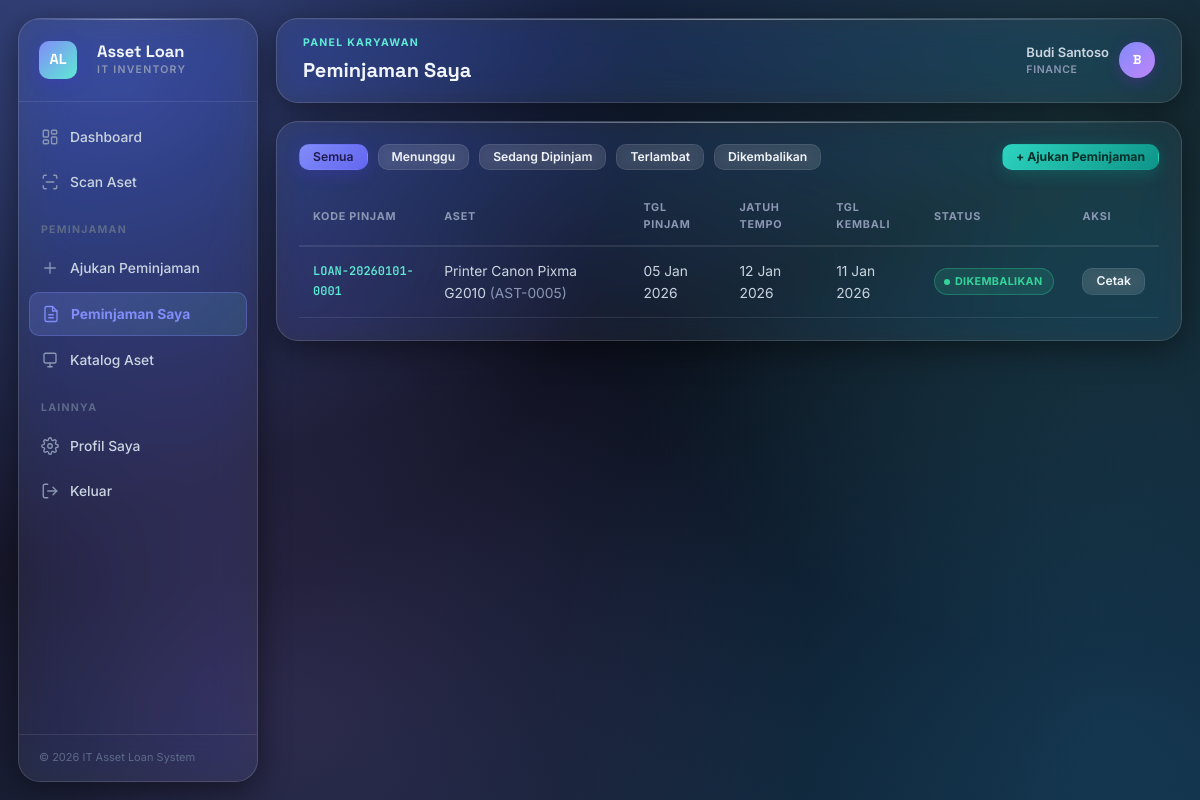
Screenshot of /my_loans.php (signed in) with the database file from the repository.
### tables this page shows
CREATE TABLE users (
    id INT AUTO_INCREMENT PRIMARY KEY,
    nik VARCHAR(30) UNIQUE NOT NULL,
    name VARCHAR(100) NOT NULL,
    email VARCHAR(100) UNIQUE NOT NULL,
    password VARCHAR(255) NOT NULL,
    department VARCHAR(100) DEFAULT NULL,
    phone VARCHAR(30) DEFAULT NULL,
    role ENUM('admin','employee') NOT NULL DEFAULT 'employee',
    status ENUM('active','inactive') NOT NULL DEFAULT 'active',
    created_at TIMESTAMP DEFAULT CURRENT_TIMESTAMP,
    updated_at TIMESTAMP DEFAULT CURRENT_TIMESTAMP ON UPDATE CURRENT_TIMESTAMP
);

CREATE TABLE loans (
    id INT AUTO_INCREMENT PRIMARY KEY,
    loan_code VARCHAR(50) UNIQUE NOT NULL,
    asset_id INT NOT NULL,
    user_id INT NOT NULL,
    purpose TEXT NOT NULL,
    loan_date DATE NOT NULL,
    due_date DATE NOT NULL,
    return_date DATE DEFAULT NULL,
    condition_on_loan ENUM('good','minor_damage','major_damage') NOT NULL DEFAULT 'good',
    condition_on_return ENUM('good','minor_damage','major_damage') DEFAULT NULL,
    status ENUM('pending','approved','rejected','active','returned','overdue') NOT NULL DEFAULT 'pending',
    approved_by INT DEFAULT NULL,
    approved_at DATETIME DEFAULT NULL,
    rejection_reason VARCHAR(255) DEFAULT NULL,
    return_notes TEXT DEFAULT NULL,
    received_by INT DEFAULT NULL,
    created_at TIMESTAMP DEFAULT CURRENT_TIMESTAMP,
    updated_at TIMESTAMP DEFAULT CURRENT_TIMESTAMP ON UPDATE CURRENT_TIMESTAMP,
    FOREIGN KEY (asset_id) REFERENCES assets(id) ON DELETE RESTRICT,
    FOREIGN KEY (user_id) REFERENCES users(id) ON DELETE RESTRICT,
    FOREIGN KEY (approved_by) REFERENCES users(id) ON DELETE SET NULL,
    FOREIGN KEY (received_by) REFERENCES users(id) ON DELETE SET NULL
);

CREATE TABLE assets (
    id INT AUTO_INCREMENT PRIMARY KEY,
    asset_code VARCHAR(50) UNIQUE NOT NULL,
    name VARCHAR(150) NOT NULL,
    category_id INT NOT NULL,
    brand VARCHAR(100) DEFAULT NULL,
    serial_number VARCHAR(150) DEFAULT NULL,
    specification TEXT DEFAULT NULL,
    purchase_date DATE DEFAULT NULL,
    condition_status ENUM('good','minor_damage','major_damage') NOT NULL DEFAULT 'good',
    status ENUM('available','on_loan','maintenance','retired') NOT NULL DEFAULT 'available',
    photo VARCHAR(255) DEFAULT NULL,
    notes TEXT DEFAULT NULL,
    created_at TIMESTAMP DEFAULT CURRENT_TIMESTAMP,
    updated_at TIMESTAMP DEFAULT CURRENT_TIMESTAMP ON UPDATE CURRENT_TIMESTAMP,
    FOREIGN KEY (category_id) REFERENCES categories(id) ON DELETE RESTRICT
);

### my_loans.php (the view, shortened to what this page needs)
<?php
require_once __DIR__ . '/includes/functions.php';
$conn = getConnection();
$userId = $_SESSION['user_id'];
$statusFilter = $_GET['status'] ?? '';
$where = "WHERE l.user_id = ?";
$params = [$userId];
$types = 'i';
$sql = "SELECT l.*, a.name as asset_name, a.asset_code, a.brand
        FROM loans l JOIN assets a ON a.id = l.asset_id
        $where ORDER BY l.created_at DESC";
$stmt = $conn->prepare($sql);
$stmt->bind_param($types, ...$params);
$stmt->execute();
$loans = $stmt->get_result();
$pageTitle = 'Peminjaman Saya';
require_once __DIR__ . '/includes/header.php';
?>
<div class="card">
    <div class="filter-bar">
        <a href="?status=" class="btn btn-sm <?php echo $statusFilter===''?'btn-primary':'btn-outline'; ?>">Semua</a>
        <a href="?status=pending" class="btn btn-sm <?php echo $statusFilter=='pending'?'btn-primary':'btn-outline'; ?>">Menunggu</a>
        <a href="?status=active" class="btn btn-sm <?php echo $statusFilter=='active'?'btn-primary':'btn-outline'; ?>">Sedang Dipinjam</a>
        <a href="?status=overdue" class="btn btn-sm <?php echo $statusFilter=='overdue'?'btn-primary':'btn-outline'; ?>">Terlambat</a>
        <a href="?status=returned" class="btn btn-sm <?php echo $statusFilter=='returned'?'btn-primary':'btn-outline'; ?>">Dikembalikan</a>
        <a href="<?php echo BASE_URL; ?>loan_request.php" class="btn btn-sm btn-accent" style="margin-left:auto;">+ Ajukan Peminjaman</a>
    </div>
    <div class="table-responsive">
    <table class="data-table">
        <thead>
            <tr>
                <th>Kode Pinjam</th>
                <th>Aset</th>
                <th>Tgl Pinjam</th>
                <th>Jatuh Tempo</th>
                <th>Tgl Kembali</th>
                <th>Status</th>
                <th>Aksi</th>
            </tr>
        </thead>
        <tbody>
            <?php while ($row = $loans->fetch_assoc()): ?>
            <tr>
                <td class="mono"><?php echo esc($row['loan_code']); ?></td>
                <td><?php echo esc($row['asset_name']); ?> <span class="text-muted">(<?php echo esc($row['asset_code']); ?>)</span></td>
                <td><?php echo formatDate($row['loan_date']); ?></td>
                <td><?php echo formatDate($row['due_date']); ?></td>
                <td><?php echo formatDate($row['return_date']); ?></td>
                <td><?php echo statusBadge($row['status']); ?></td>
                <td>
                    <div class="flex-gap">
                        <a href="<?php echo BASE_URL; ?>loan_print.php?id=<?php echo $row['id']; ?>" class="btn btn-sm btn-outline">Cetak</a>
                    </div>
                </td>
            </tr>
            <?php endwhile; ?>
        </tbody>
    </table>
    </div>
</div>
<?php require_once __DIR__ . '/includes/footer.php'; ?>

### includes/header.php (shortened to what this page needs)
<?php
require_once __DIR__ . '/functions.php';
$user = currentUser();
$currentPage = basename($_SERVER['PHP_SELF']);
?>
<!DOCTYPE html>
<html lang="id">
<head>
<link rel="stylesheet" href="<?php echo BASE_URL; ?>assets/css/style.css">
</head>
<body>
<div class="app-shell">
    <aside class="sidebar" id="sidebar">
        <div class="sidebar-brand">
            <div class="flex-gap">
                <span class="mark">AL</span>
                <div>
                    <div class="title">Asset Loan</div>
                    <div class="subtitle">IT Inventory</div>
                </div>
            </div>
        </div>
        <nav class="sidebar-nav">
            <a href="<?php echo BASE_URL; ?>dashboard.php" class="<?php echo $currentPage=='dashboard.php'?'active':''; ?>" data-tooltip="Dashboard">
                <span class="icon"><svg viewBox="0 0 24 24" fill="none" stroke="currentColor" stroke-linecap="round" stroke-linejoin="round"><rect x="3" y="3" width="7" height="9" rx="1.5"/><rect x="14" y="3" width="7" height="5" rx="1.5"/><rect x="14" y="12" width="7" height="9" rx="1.5"/><rect x="3" y="16" width="7" height="5" rx="1.5"/></svg></span>
                <span class="nav-label">Dashboard</span>
            </a>
            <a href="<?php echo BASE_URL; ?>scan.php" class="<?php echo $currentPage=='scan.php'?'active':''; ?>" data-tooltip="Scan Aset">
                <span class="icon"><svg viewBox="0 0 24 24" fill="none" stroke="currentColor" stroke-linecap="round" stroke-linejoin="round"><path d="M3 7V5a2 2 0 0 1 2-2h2"/><path d="M17 3h2a2 2 0 0 1 2 2v2"/><path d="M21 17v2a2 2 0 0 1-2 2h-2"/><path d="M7 21H5a2 2 0 0 1-2-2v-2"/><line x1="7" y1="12" x2="17" y2="12"/></svg></span>
                <span class="nav-label">Scan Aset</span>
            </a>
            <?php if (isAdmin()): ?>
                <div class="nav-section-label">Manajemen</div>
                <a href="<?php echo BASE_URL; ?>assets_list.php" class="<?php echo in_array($currentPage,['assets_list.php','asset_form.php'])?'active':''; ?>" data-tooltip="Master Aset">
                    <span class="icon"><svg viewBox="0 0 24 24" fill="none" stroke="currentColor" stroke-linecap="round" stroke-linejoin="round"><rect x="4" y="3" width="16" height="13" rx="2"/><path d="M9 21h6"/><path d="M12 16v5"/></svg></span>
                    <span class="nav-label">Master Aset</span>
                </a>
                <a href="<?php echo BASE_URL; ?>categories.php" class="<?php echo $currentPage=='categories.php'?'active':''; ?>" data-tooltip="Kategori">
                    <span class="icon"><svg viewBox="0 0 24 24" fill="none" stroke="currentColor" stroke-linecap="round" stroke-linejoin="round"><rect x="3" y="3" width="8" height="8" rx="1.5"/><rect x="13" y="3" width="8" height="8" rx="1.5"/><rect x="3" y="13" width="8" height="8" rx="1.5"/><rect x="13" y="13" width="8" height="8" rx="1.5"/></svg></span>
                    <span class="nav-label">Kategori</span>
                </a>
                <a href="<?php echo BASE_URL; ?>users_list.php" class="<?php echo in_array($currentPage,['users_list.php','user_form.php'])?'active':''; ?>" data-tooltip="Pengguna">
                    <span class="icon"><svg viewBox="0 0 24 24" fill="none" stroke="currentColor" stroke-linecap="round" stroke-linejoin="round"><path d="M17 21v-2a4 4 0 0 0-4-4H7a4 4 0 0 0-4 4v2"/><circle cx="10" cy="7" r="4"/><path d="M22 21v-2a4 4 0 0 0-3-3.87"/><path d="M16 3.13a4 4 0 0 1 0 7.75"/></svg></span>
                    <span class="nav-label">Pengguna</span>
                </a>
                <div class="nav-section-label">Peminjaman</div>
                <a href="<?php echo BASE_URL; ?>loans_list.php" class="<?php echo ($currentPage=='loans_list.php' && ($_GET['status'] ?? '')==='')?'active':''; ?>" data-tooltip="Semua Peminjaman">
                    <span class="icon"><svg viewBox="0 0 24 24" fill="none" stroke="currentColor" stroke-linecap="round" stroke-linejoin="round"><path d="M14 2H6a2 2 0 0 0-2 2v16a2 2 0 0 0 2 2h12a2 2 0 0 0 2-2V8z"/><path d="M14 2v6h6"/><path d="M9 13h6"/><path d="M9 17h6"/></svg></span>
                    <span class="nav-label">Semua Peminjaman</span>
                </a>
                <a href="<?php echo BASE_URL; ?>loans_list.php?status=pending" class="<?php echo ($currentPage=='loans_list.php' && ($_GET['status'] ?? '')=='pending')?'active':''; ?>" data-tooltip="Perlu Persetujuan">
                    <span class="icon"><svg viewBox="0 0 24 24" fill="none" stroke="currentColor" stroke-linecap="round" stroke-linejoin="round"><circle cx="12" cy="12" r="9"/><path d="M12 7v5l3 3"/></svg></span>
                    <span class="nav-label">Perlu Persetujuan</span>
                    <?php
                    $pendingNavCount = getConnection()->query("SELECT COUNT(*) c FROM loans WHERE status='pending'")->fetch_assoc()['c'];
                    if ($pendingNavCount > 0): ?>
                        <span class="nav-badge"><?php echo $pendingNavCount; ?></span>
                    <?php endif; ?>
                </a>
            <?php else: ?>
                <div class="nav-section-label">Peminjaman</div>
                <a href="<?php echo BASE_URL; ?>loan_request.php" class="<?php echo $currentPage=='loan_request.php'?'active':''; ?>" data-tooltip="Ajukan Peminjaman">
                    <span class="icon"><svg viewBox="0 0 24 24" fill="none" stroke="currentColor" stroke-linecap="round" stroke-linejoin="round"><path d="M12 5v14"/><path d="M5 12h14"/></svg></span>
                    <span class="nav-label">Ajukan Peminjaman</span>
                </a>
                <a href="<?php echo BASE_URL; ?>my_loans.php" class="<?php echo $currentPage=='my_loans.php'?'active':''; ?>" data-tooltip="Peminjaman Saya">
                    <span class="icon"><svg viewBox="0 0 24 24" fill="none" stroke="currentColor" stroke-linecap="round" stroke-linejoin="round"><path d="M14 2H6a2 2 0 0 0-2 2v16a2 2 0 0 0 2 2h12a2 2 0 0 0 2-2V8z"/><path d="M14 2v6h6"/><path d="M9 13h6"/><path d="M9 17h6"/></svg></span>
                    <span class="nav-label">Peminjaman Saya</span>
                </a>
                <a href="<?php echo BASE_URL; ?>assets_list.php" class="<?php echo $currentPage=='assets_list.php'?'active':''; ?>" data-tooltip="Katalog Aset">
                    <span class="icon"><svg viewBox="0 0 24 24" fill="none" stroke="currentColor" stroke-linecap="round" stroke-linejoin="round"><rect x="4" y="3" width="16" height="13" rx="2"/><path d="M9 21h6"/><path d="M12 16v5"/></svg></span>
                    <span class="nav-label">Katalog Aset</span>
                </a>
            <?php endif; ?>
            <div class="nav-section-label">Lainnya</div>
            <a href="<?php echo BASE_URL; ?>profile.php" class="<?php echo $currentPage=='profile.php'?'active':''; ?>" data-tooltip="Profil Saya">
                <span class="icon"></span>
                <span class="nav-label">Profil Saya</span>
            </a>
            <a href="<?php echo BASE_URL; ?>logout.php" data-tooltip="Keluar">
                <span class="icon"><svg viewBox="0 0 24 24" fill="none" stroke="currentColor" stroke-linecap="round" stroke-linejoin="round"><path d="M9 21H5a2 2 0 0 1-2-2V5a2 2 0 0 1 2-2h4"/><path d="M16 17l5-5-5-5"/><path d="M21 12H9"/></svg></span>
                <span class="nav-label">Keluar</span>
            </a>
        </nav>
        <div class="sidebar-footer">
            &copy; <?php echo date('Y'); ?> IT Asset Loan System
        </div>
    </aside>
    <div class="main">
        <div class="topbar no-mobile">
            <div>
                <div class="page-eyebrow"><?php echo isAdmin() ? 'Panel Admin' : 'Panel Karyawan'; ?></div>
                <div class="page-title"><?php echo isset($pageTitle) ? esc($pageTitle) : 'Dashboard'; ?></div>
            </div>
            <div class="user-chip">
                <div>
                    <div style="font-weight:600;"><?php echo esc($user['name']); ?></div>
                    <div class="role-tag"><?php echo esc($user['department'] ?? ''); ?></div>
                </div>
                <div class="avatar"><?php echo esc(strtoupper(substr($user['name'],0,1))); ?></div>
            </div>
        </div>
        <div class="content">

### includes/functions.php (shortened to what this page needs)
<?php
function isLoggedIn() {
    return isset($_SESSION['user_id']);
}
function isAdmin() {
    return isLoggedIn() && $_SESSION['role'] === 'admin';
}
function currentUser() {
    static $user = null;
    if ($user === null && isLoggedIn()) {
        $conn = getConnection();
        $stmt = $conn->prepare("SELECT * FROM users WHERE id = ?");
        $stmt->bind_param('i', $_SESSION['user_id']);
        $stmt->execute();
        $user = $stmt->get_result()->fetch_assoc();
    }
    return $user;
}
function esc($str) {
    return htmlspecialchars($str ?? '', ENT_QUOTES, 'UTF-8');
}
function formatDate($date, $format = 'd M Y') {
    return date($format, strtotime($date));
}
function statusBadge($status) {
    $map = [
        'available'      => ['label' => 'Tersedia', 'class' => 'badge-success'],
        'on_loan'        => ['label' => 'Dipinjam', 'class' => 'badge-warning'],
        'maintenance'    => ['label' => 'Maintenance', 'class' => 'badge-secondary'],
        'retired'        => ['label' => 'Pensiun', 'class' => 'badge-dark'],
        'pending'        => ['label' => 'Menunggu Persetujuan', 'class' => 'badge-warning'],
        'approved'       => ['label' => 'Disetujui', 'class' => 'badge-info'],
        'rejected'       => ['label' => 'Ditolak', 'class' => 'badge-danger'],
        'active'         => ['label' => 'Sedang Dipinjam', 'class' => 'badge-primary'],
        'returned'       => ['label' => 'Dikembalikan', 'class' => 'badge-success'],
        'overdue'        => ['label' => 'Terlambat', 'class' => 'badge-danger'],
        'good'           => ['label' => 'Baik', 'class' => 'badge-success'],
        'minor_damage'   => ['label' => 'Rusak Ringan', 'class' => 'badge-warning'],
        'major_damage'   => ['label' => 'Rusak Berat', 'class' => 'badge-danger'],
        'active_user'    => ['label' => 'Aktif', 'class' => 'badge-success'],
        'inactive'       => ['label' => 'Nonaktif', 'class' => 'badge-secondary'],
    ];
    $info = $map[$status] ?? ['label' => $status, 'class' => 'badge-secondary'];
    return '<span class="badge ' . $info['class'] . '">' . esc($info['label']) . '</span>';
}

### rows the page displays
users: name "Budi Santoso", department "FINANCE", name "B"
loans: loan_code "LOAN-20260101-0001", asset.name "Printer Canon Pixma G2010", asset.asset_code "AST-0005", loan_date "05 Jan 2026", due_date "12 Jan 2026", return_date "11 Jan 2026", status "DIKEMBALIKAN"

### other values shown
$pageTitle "Peminjaman Saya"
